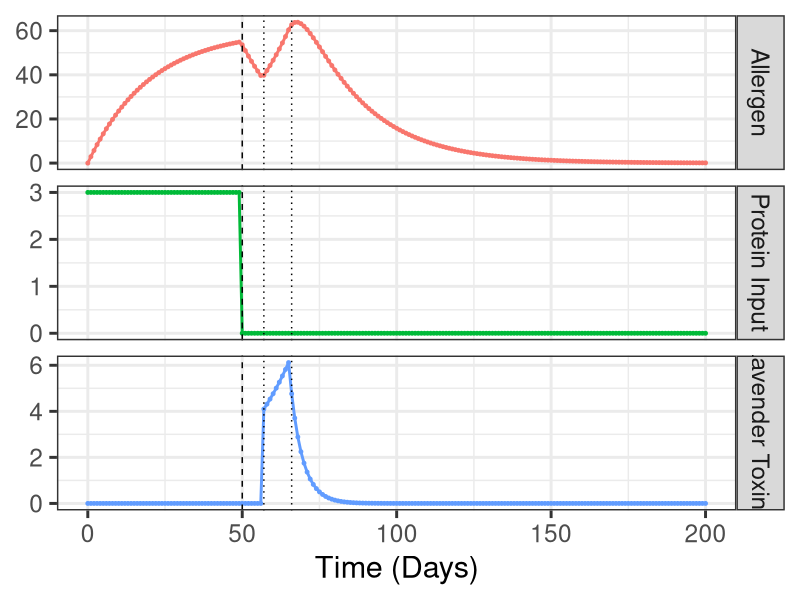

Generate this figure with R:
#######################################
# Adding the lavender consumption
# Michael E. Aristodemou
# Week 10: 20.11.2025
#######################################

## --- Preamble ------------------------------------------------------------
# install package if it is missing
if (!requireNamespace(c("ggplot2","dplyr","tidyr"), quietly = TRUE)) {
  install.packages(c("ggplot2","dplyr","tidyr"))
}

# load packages
library(dplyr)
library(tidyr)
library(ggplot2)

# -- Define data characteristics ----------------------------------------------
NSubjects <- 1 # only 1 dog
times <- seq(from=0, to=200, by=1) # create a sequence of 100 time points
Nobs <- length(times) #number of observations per subject

## --- Define variables -------------------------------------------------------

# Allergens
A1 = -0.05 # natural decay rate of allergen levels
G = 0 # unobserved influences on allergen levels

# Eating protein food
Pinput = 3 # food based constant input of allergens

# Elimination diet
Pelim = -3
inputTime <- times[ceiling(length(times)/4)] # intervention after ~ 1/4 of time window passed
AM = 0 # natural decay of intervention effect

# Lavender eating
Linput = 4 # amount of allergens in system due to lavender
Al = 0.05 # accumulation of allergens with repeated lavender eating
lavStart <- times[ceiling(length(times)/3.5)]  # start at ~1/3.5 of time window
lavEnd   <- times[floor(length(times)/3)]      # end at ~1/3 of time window

# Starting amount of allergens in system
initialAllergen <- rnorm(n = NSubjects, mean = 0, sd = 0)

#create empty data.frame to fill step by step
data <- data.frame(Subject= rep(NA,NSubjects*Nobs),
                   Time = rep(NA,NSubjects*Nobs),
                   Allergen = rep(NA,NSubjects*Nobs))

Nsteps <- 100 #number of steps in time to compute between each observation (increased precision)
row <- 0 #initialize row counter, to track which row of the data.frame we are on
for(subi in 1:NSubjects){
  for(obsi in 1:Nobs){ #for each observation of a subject
    row <- row + 1
    if(obsi==1){
      AllergenState <- initialAllergen[subi] #if first time point, set to initial affect
      InputState <- Pinput # initialize latent input process
      LavenderState <- 0
    }
    if(obsi>1){ #else compute new affect state by taking a sequence of small steps in time
      for(stepi in 1:Nsteps){ #take Nsteps in time between each observation
        # Compute intervention effect
        dInput <- AM*InputState # deterministic slope of our intervention at earlier time point
        dLavender <- Al*LavenderState
        if(times[obsi]==inputTime) dInput <- dInput + Pelim # add input effect if intervention time
        if(times[obsi]==lavStart) dLavender <- dLavender + Linput
        if(times[obsi]>=lavEnd) dLavender <- dLavender*-5
        InputState <- InputState + dInput * 1/Nsteps # update state using slope and time step
        LavenderState <- LavenderState + dLavender * 1/Nsteps # update state using slope and time step
        
        # Compute Affect state
        dAllergen <- A1*AllergenState + (InputState) + LavenderState # deterministic slope at earlier time point
        AllergenState <- AllergenState + dAllergen * 1/Nsteps + # update state using slope and time step
          G * rnorm(n=1, mean=0, sd=sqrt(1/Nsteps)) # and add system noise
      }
    }
    data$Allergen[row] <- AllergenState #input affect data
    data$Time[row] <- times[obsi] #input time data
    data$Subject[row] <- subi #input subject data
    data$Input <- ifelse(data$Time == inputTime, 1, 0) #input effect data
    data$LavInput <- ifelse(data$Time == lavStart, 1, 0) #input effect data
    data$InputState[row] <- InputState #input latent intervention process data
    data$LavenderState[row] <- LavenderState #input latent intervention process data
  }
}

data$Allergen <- data$Allergen + rnorm(n=nrow(data), mean = 0, sd = 0) #add measurement error

# -- plots -------------
plot_data <- data %>%
  select(Subject, Time, Allergen, InputState, LavenderState) %>%
  pivot_longer(c(Allergen, InputState, LavenderState),
               names_to = "Series",
               values_to = "Value")

p1 <- ggplot(plot_data, aes(x = Time, y = Value, color = Series)) +
  geom_line(size = 1) +
  geom_point(size = 1) +
  facet_grid(rows = vars(Series),
             scales = "free_y",
             labeller = as_labeller(c(
               Allergen = "Allergen",
               InputState = "Protein Input",
               LavenderState = "Lavender Toxins"
             ))) +
  geom_vline(xintercept = inputTime, linetype = "dashed") +
  geom_vline(xintercept = lavStart, linetype = "dotted") +
  geom_vline(xintercept = lavEnd, linetype = "dotted") +# optional: mark lavender start
  theme_bw(base_size = 22) +
  theme(legend.position = "none") +
  labs(x = "Time (Days)", y = NULL)
p1
